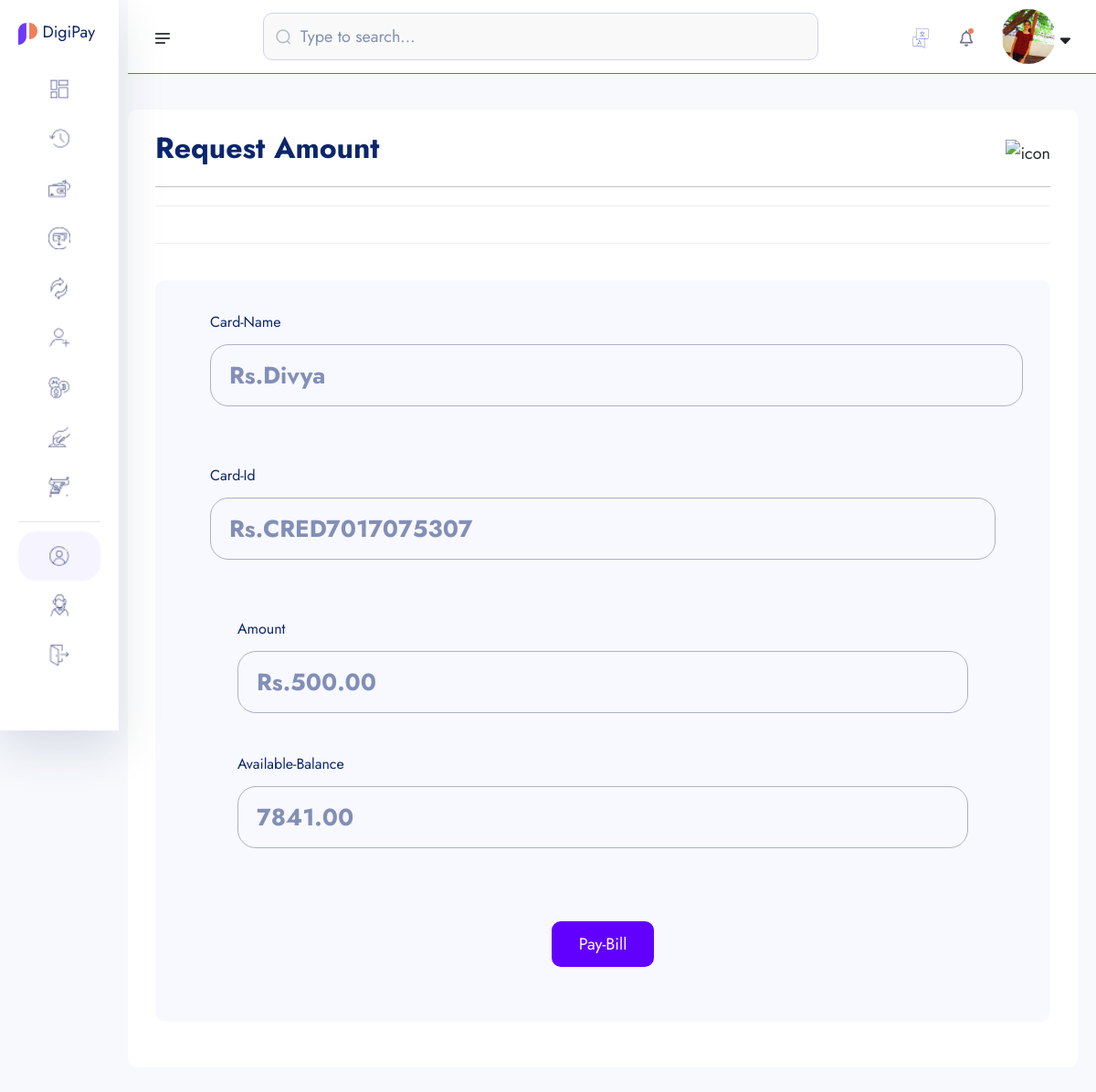
/search_user/credit_card_bill/CRED7017075307/ (signed in), run on the app's committed database.
### bankaccounts/models.py (models this page shows, shortened)
class KYC(models.Model):
    id=models.UUIDField(primary_key=True,unique=True,default=uuid.uuid4,editable=False)
    user=models.OneToOneField(User,on_delete=models.CASCADE)
    account=models.OneToOneField(Account,on_delete=models.CASCADE)
    full_name=models.CharField(max_length=200)
    image=models.ImageField(upload_to='userimg/')
    marital_status=models.CharField(max_length=100,choices=MARITAL_STATUS)
    gender=models.CharField(max_length=100,choices=GENDER)
    identity_type=models.CharField(max_length=100,choices=IDENTITY_TYPE)
    identity_image=models.ImageField(upload_to='userimg/')
    date_of_birth=models.DateField(auto_now_add=False)
    signature=models.ImageField(upload_to='userimg/')
    country=models.CharField(max_length=100)
    state=models.CharField(max_length=100)
    city=models.CharField(max_length=100)
    phone=models.CharField(max_length=100)
    email=models.EmailField(unique=True,blank=True)

class Account(models.Model):
    id=models.UUIDField(primary_key=True,unique=True,default=uuid.uuid4,editable=False)
    user=models.OneToOneField(User,on_delete=models.CASCADE)
    account_balance=models.DecimalField(max_digits=12,decimal_places=2,default=0.00)
    account_number=ShortUUIDField(unique=True,length=12,max_length=25,prefix='217',alphabet='1234567890')
    account_id=ShortUUIDField(unique=True,length=10,max_length=25,prefix='DIGP',alphabet='1234567890')
    pin_number=ShortUUIDField(unique=True,length=4,max_length=7,alphabet='1234567890')
    account_status=models.CharField(max_length=100,choices=ACCOUNT_STATUS,default='in-active')
    date=models.DateField(auto_now_add=True)
    kyc_submitted=models.BooleanField(default=False)
    kyc_confirmed=models.BooleanField(default=False)

### transactions/models.py (models this page shows, shortened)
class Credit_Card(models.Model):
    card_id=ShortUUIDField(unique=True,length=10,max_length=20,prefix="CRED",alphabet="0123456789")
    user=models.OneToOneField(Account,on_delete=models.CASCADE)
    name=models.CharField(max_length=200)
    number=ShortUUIDField(unique=True,length=12,max_length=16,alphabet="0123456789")
    month=models.CharField(max_length=100)
    year=models.IntegerField()
    cvv=ShortUUIDField(unique=True,length=3,max_length=3,alphabet="0123456789")
    card_type=models.CharField(max_length=200,choices=Card_type,default="none")
    card_status=models.CharField(max_length=200,choices=Card_status,default="pending")
    card_amount=models.DecimalField(max_digits=12,decimal_places=2,default=0.00)
    card_date=models.DateTimeField(auto_now_add=True)

### transactions/credit_card.py (the view, shortened to what this page needs)
# urls.py: path("credit_card_bill/<card_id>/",credit_card.credit_card_bill,name="credit_card_bill"),
def credit_card_bill(request,card_id):
    user=request.user
    credit_card_bil=Credit_Card.objects.get(card_id=card_id)
    account=Account.objects.get(user=user)
    kyc=KYC.objects.get(user=user)
    context={
        'credit_card_bil':credit_card_bil,
        'kyc':kyc,
        'account':account
    }
    return render(request,'account/credit_card_bill.html',context)

### templates/account/credit_card_bill.html (shortened to what this page needs)
{% extends "partials/dashbord_base.html" %}
{% load static %}
{% load humanize %}
{% block content %}
<head>
</head>
    <section class="dashboard-section body-collapse pay step step-2">
        <div class="overlay pt-120">
            <div class="container-fruid">
                <div class="main-content">
                    <div class="head-area d-flex align-items-center justify-content-between">
                        <h4>Request Amount</h4>
                        <div class="icon-area">
                            <img src="{% static 'assets1/images/icon/support-icon.png' %}" alt="icon">
                        </div>
                    </div>
                    <div class="choose-recipient">
                        <div class="user-select">
                            <div class="single-user">
                            </div>
                        </div>
                    </div>
                    <form  method="POST">
                        <div class="send-banance" >
                            <span class="mdr" id="first">Card-Name</span>
                            <div class="input-area" id="first">
                                <input class="xxlr" onkeyup="CalculateBalance()" placeholder="Rs.{{kyc.full_name|intcomma}}" type="text" name="amount-send" id="amount-send">
                            </div>
                        <div class="send-banance">
                            <span class="mdr">Card-Id</span>
                            <div class="input-area">
                                <input class="xxlr" onkeyup="CalculateBalance()" placeholder="Rs.{{credit_card_bil.card_id|intcomma}}" type="number" name="amount-send" id="amount-send">
                            </div>
                        <div class="send-banance">
                            <span class="mdr" id="second">Amount</span>
                            <div class="input-area" id="second">
                                <input class="xxlr" onkeyup="CalculateBalance()" placeholder="Rs.{{credit_card_bil.card_amount|intcomma}}" type="number" name="amount-send" id="amount-send">
                            </div>
                        </div>
                        <div class="send-banance pt-0 mt-0">
                            <span class="mdr" id="second">Available-Balance</span>
                            <div class="input-area" id="second">
                                <input class="xxlr" onkeyup="CalculateBalance()" placeholder="{{account.account_balance}}" type="number" name="description">
                            </div>
                        </div>
                        <div class="footer-area mt-40">
                           <button type="submit" style="padding: 10px 30px; border-radius: 10px; background: rgb(98, 0, 255); color: #fff;" class="active">Pay-Bill</button>
                        </div>
                    </form>
                </div>
            </div>
        </div>
    </section>
    {% endblock content %}

### templates/partials/dashbord_base.html (shortened to what this page needs)
{% load static %}
<!doctype html>
<html lang="en">
<head>
    <link rel="stylesheet" href="{% static 'assets1/css/bootstrap.min.css' %}">
    <link rel="stylesheet" href="{% static 'assets1/css/fontawesome.min.css' %}">
    <link rel="stylesheet" href="{% static 'assets1/css/jquery-ui.css' %}">
    <link rel="stylesheet" href="{% static 'assets1/css/plugin/apexcharts.css' %}">
    <link rel="stylesheet" href="{% static 'assets1/css/plugin/nice-select.css' %}">
    <link rel="stylesheet" href="{% static 'assets1/css/arafat-font.css' %}">
    <link rel="stylesheet" href="{% static 'assets1/css/plugin/animate.css' %}">
    <link rel="stylesheet" href="{% static 'assets1/css/style.css' %}">
</head>
<body>
    <header class="header-section body-collapse">
        <div class="overlay">
            <div class="container-fruid">
                <div class="row d-flex header-area">
                    <div class="navbar-area d-flex align-items-center justify-content-between">
                        <div class="sidebar-icon">
                            <img src="{% static 'assets1/images/icon/menu.png' %}" alt="icon">
                        </div>
                        <form method="POST" class="flex-fill">
                            <div class="form-group d-flex align-items-center">
                                <img src="{% static 'assets1/images/icon/search.png' %}" alt="icon">
                                <input type="text" placeholder="Type to search...">
                            </div>
                        </form>
                        <div class="dashboard-nav">
                            <div class="single-item language-area">
                                <div class="language-btn">
                                    <img src="{% static 'assets1/images/icon/lang.png' %}" alt="icon">
                                </div>
                            </div>
                            <div class="single-item notifications-area">
                                <div class="notifications-btn">
                                    <img src="{% static 'assets1/images/icon/bell.png' %}" class="bell-icon" alt="icon">
                                </div>
                            </div>
                            <div class="single-item user-area">
                                <div class="profile-area d-flex align-items-center">
                                    <span class="user-profile">
                                        {% if request.user.kyc.image.url %}
                                            <img style="width: 60px; height: 60px; border-radius: 50%; object-fit: cover;" src="{{ request.user.kyc.image.url }}" alt="image">
                                        {% else %}
                                            <img src="{% static 'assets1/images/default.jpg' %}"  style="width: 50px; height: 50px; border-radius: 50%; object-fit: cover;" alt="">
                                        {% endif %}
                                    </span>
                                    <i class="fa-solid fa-sort-down"></i>
                                </div>
                            </div>
                        </div>
                    </div>
                    <div class="sidebar-wrapper">
                        <div class="sidebar-logo">
                            <a href="#"><img src="{% static 'assets1/images/fav.png' %}" alt="logo"> DigiPay</a>
                        </div>
                        <ul>
                            <li>
                                <a href="{%url 'bankaccounts:newdashboard'%}">
                                    <img src="{% static 'assets1/images/icon/dashboard.png' %}" alt="Dashboard"> <span>Dashboard</span>
                                </a>
                            </li>
                            <li>
                                <a href="{%url 'transactions:transaction_list'%}">
                                    <img src="{% static 'assets1/images/icon/transactions.png' %}" alt="Transactions"> <span>Transactions</span>
                                </a>
                            </li>
                            <li>
                                <a href="#">
                                    <img src="{% static 'assets1/images/icon/pay.png' %}" alt="Pay"> <span>Pay</span>
                                </a>
                            </li>
                            <li>
                                <a href="#">
                                    <img src="{% static 'assets1/images/icon/receive.png' %}" alt="Receive"> <span>Receive</span>
                                </a>
                            </li>
                            <li>
                                <a href="money-exchange.html">
                                    <img src="{% static 'assets1/images/icon/exchange.png' %}" alt="Exchange"> <span>Exchange</span>
                                </a>
                            </li>
                            <li>
                                <a href="recipients.html">
                                    <img src="{% static 'assets1/images/icon/recipients.png' %}" alt="Recipients"> <span>Recipients</span>
                                </a>
                            </li>
                            <li>
                                <a href="crypto.html">
                                    <img src="{% static 'assets1/images/icon/crypto.png' %}" alt="Crypto"> <span>Crypto</span>
                                </a>
                            </li>
                            <li>
                                <a href="deposit-money.html">
                                    <img src="{% static 'assets1/images/icon/deposit.png' %}" alt="Deposit"> <span>Deposit Money</span>
                                </a>
                            </li>
                            <li>
                                <a href="withdraw-money-step-1.html">
                                    <img src="{% static 'assets1/images/icon/withdraw.png' %}" alt="Withdraw"> <span>Withdraw Money</span>
                                </a>
                            </li>
                        </ul>
                        <ul class="bottom-item">
                            <li class="active">
                                <a href="#">
                                    <img src="{% static 'assets1/images/icon/account.png' %}" alt="Account"> <span>Account</span>
                                </a>
                            </li>
                            <li>
                                <a href="javascript:void(0)">
                                    <img src="{% static 'assets1/images/icon/support.png' %}" alt="Support"> <span>Support</span>
                                </a>
                            </li>
                            <li>
                                <a href="javascript:void(0)">
                                    <img src="{% static 'assets1/images/icon/quit.png' %}" alt="Quit"> <span>Quit</span>
                                </a>
                            </li>
                        </ul>
                        <div class="pt-120">
                        </div>
                    </div>
                </div>
            </div>
        </div>
    </header>
{% block content %}
{% endblock content %}
</body>
</html>

### templates/account/credit_card_bill.html (style rules this page uses)
#first { margin-left: 30px; }

### data on the page
KYC: amount-send "Rs.Divya"
Credit_Card: amount-send "Rs.CRED7017075307", amount-send "Rs.500.00"
Account: description "7841.00"
